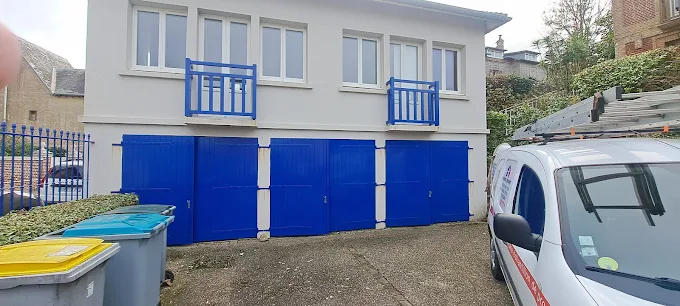
#> input picture 3_portes_apres.jpg, 680 x 306 px, given in place of 3 portes avant.jpg, which was not available
$ python combine_images_all.py
#> lines starting #> are read from the running program, lines starting #| are printed output that depends on the picture; pictures that were not available may be replaced by others from this repository, and a replacement may not be noted
import os
from PIL import Image

pairs = [
    ("3 portes avant.jpg", "3 portes apres.jpg", "3_portes_combined.jpg"),
    ("mur blanc avatn.jpg", "mur blanc apres.jpg", "mur_blanc_combined.jpg"),
    ("2024-10-29.jpg", "2025-11-10.jpg", "facade_maison_combined.jpg")
]

source_dir = r"D:\1. AI\Antigravity\a. images renovationnDefrance"
dest_dir = r"D:\1. AI\Antigravity\renovation-defrance-v2"

for img1, img2, out_name in pairs:
    try:
        path1 = os.path.join(source_dir, img1)
        path2 = os.path.join(source_dir, img2)
        out_path = os.path.join(dest_dir, out_name)

        img_avant = Image.open(path1)
#> img_avant is the input picture: PIL image 680x306 RGB; mean R, G, B 128, 136.8, 152
        img_apres = Image.open(path2)
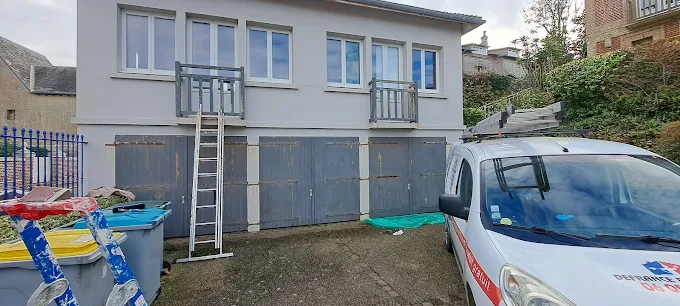
#> input picture 3_portes_avant.jpg, 680 x 306 px, given in place of 3 portes apres.jpg, which was not available
#> img_apres is the input picture: PIL image 680x306 RGB; mean R, G, B 121.1, 128.6, 133.8

        # Determine target height (we want them to be exactly the same height)
        target_height = min(img_avant.height, img_apres.height)
#> target_height = 306

        # Resize images to match target_height while maintaining aspect ratio
        w_avant = int((target_height / img_avant.height) * img_avant.width)
#> w_avant = 680
        img_avant = img_avant.resize((w_avant, target_height), Image.Resampling.LANCZOS)

        w_apres = int((target_height / img_apres.height) * img_apres.width)
#> w_apres = 680
        img_apres = img_apres.resize((w_apres, target_height), Image.Resampling.LANCZOS)

        width = img_avant.width + img_apres.width
#> width = 1360

        # Create new image
        combined = Image.new('RGB', (width, target_height))
#> combined: PIL image 1360x306 RGB; every value is 0
        combined.paste(img_avant, (0, 0))
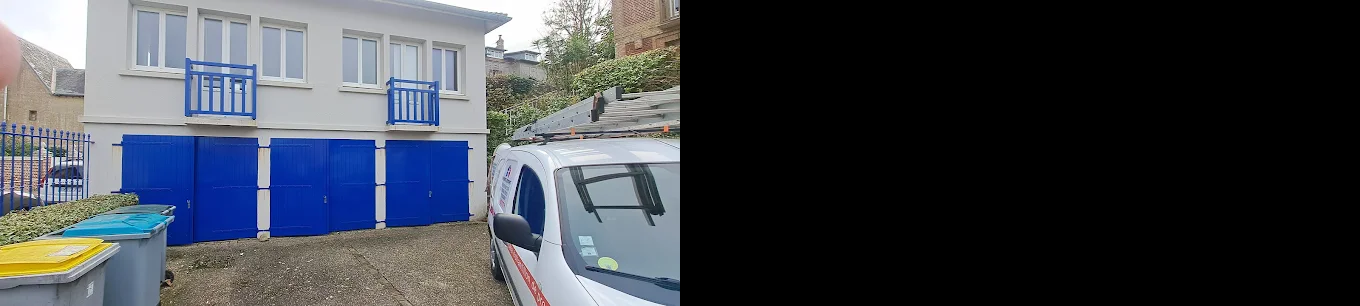
#> combined: PIL image 1360x306 RGB; mean R, G, B 64, 68.4, 76
        combined.paste(img_apres, (img_avant.width, 0))
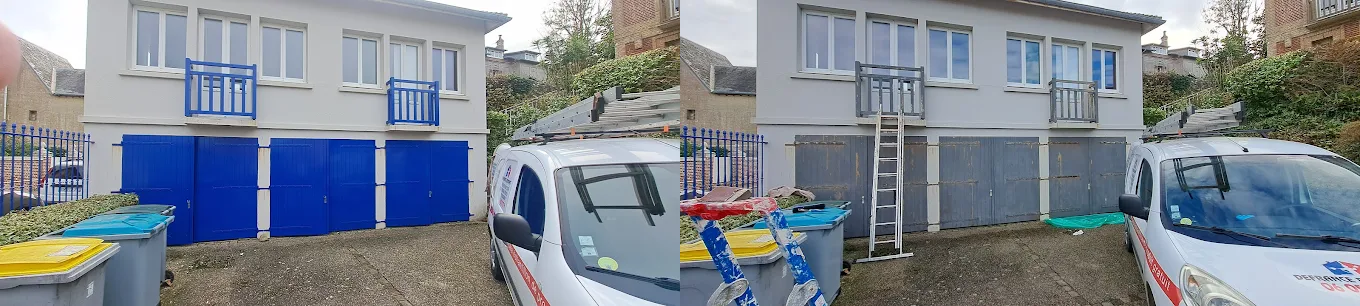
#> combined: PIL image 1360x306 RGB; mean R, G, B 124.6, 132.7, 142.9

        combined.save(out_path)
        print(f"Saved: {out_name}")
    except Exception as e:
        print(f"Error processing {out_name}: {e}")
